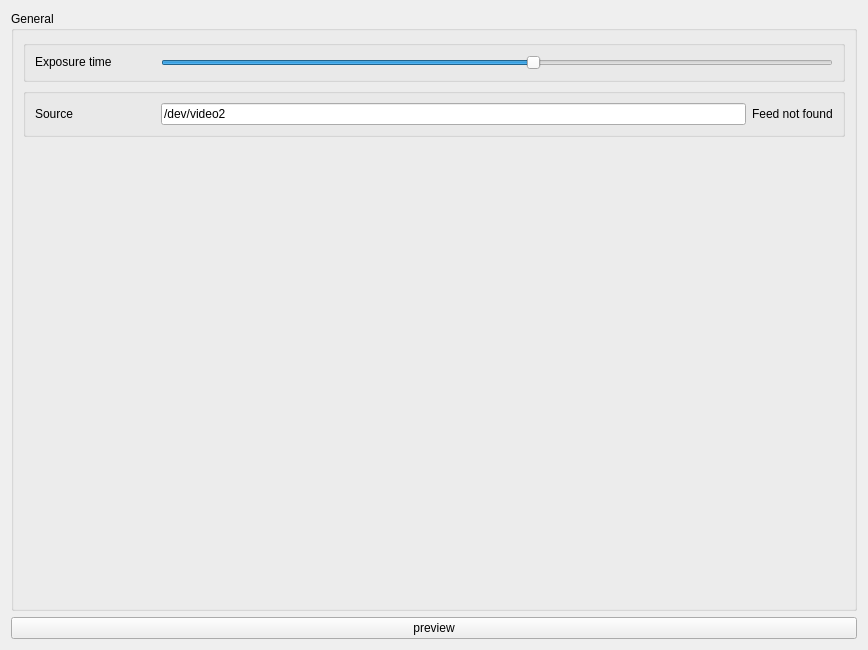
<?xml version="1.0" encoding="UTF-8"?>
<ui version="4.0">
 <class>Form</class>
 <widget class="QWidget" name="Form">
  <property name="geometry">
   <rect>
    <x>0</x>
    <y>0</y>
    <width>868</width>
    <height>650</height>
   </rect>
  </property>
  <property name="sizePolicy">
   <sizepolicy hsizetype="Expanding" vsizetype="Expanding">
    <horstretch>0</horstretch>
    <verstretch>0</verstretch>
   </sizepolicy>
  </property>
  <property name="windowTitle">
   <string>Venus USB2.0 camera settings</string>
  </property>
  <layout class="QGridLayout" name="gridLayout">
   <item row="1" column="0">
    <widget class="QPushButton" name="previewButton">
     <property name="text">
      <string>preview</string>
     </property>
    </widget>
   </item>
   <item row="0" column="0">
    <widget class="QGroupBox" name="groupBox_general">
     <property name="title">
      <string>General</string>
     </property>
     <layout class="QVBoxLayout" name="verticalLayout">
      <item>
       <widget class="QGroupBox" name="exposureBox">
        <property name="title">
         <string/>
        </property>
        <layout class="QHBoxLayout" name="horizontalLayout_2">
         <item>
          <widget class="QLabel" name="label_Channel">
           <property name="sizePolicy">
            <sizepolicy hsizetype="Fixed" vsizetype="Fixed">
             <horstretch>0</horstretch>
             <verstretch>0</verstretch>
            </sizepolicy>
           </property>
           <property name="minimumSize">
            <size>
             <width>120</width>
             <height>0</height>
            </size>
           </property>
           <property name="text">
            <string>Exposure time</string>
           </property>
          </widget>
         </item>
         <item>
          <widget class="QSlider" name="horizontalSlider">
           <property name="maximum">
            <number>9</number>
           </property>
           <property name="pageStep">
            <number>1</number>
           </property>
           <property name="value">
            <number>5</number>
           </property>
           <property name="sliderPosition">
            <number>5</number>
           </property>
           <property name="orientation">
            <enum>Qt::Horizontal</enum>
           </property>
          </widget>
         </item>
        </layout>
       </widget>
      </item>
      <item>
       <widget class="QGroupBox" name="sourceBox">
        <property name="title">
         <string/>
        </property>
        <layout class="QHBoxLayout" name="horizontalLayout">
         <item>
          <widget class="QLabel" name="sourceLabel">
           <property name="sizePolicy">
            <sizepolicy hsizetype="Fixed" vsizetype="Fixed">
             <horstretch>0</horstretch>
             <verstretch>0</verstretch>
            </sizepolicy>
           </property>
           <property name="minimumSize">
            <size>
             <width>120</width>
             <height>0</height>
            </size>
           </property>
           <property name="text">
            <string>Source</string>
           </property>
          </widget>
         </item>
         <item>
          <widget class="QLineEdit" name="sourceInput">
           <property name="text">
            <string>/dev/video2</string>
           </property>
          </widget>
         </item>
         <item>
          <widget class="QLabel" name="warnLabel">
           <property name="text">
            <string>Feed not found</string>
           </property>
           <property name="textFormat">
            <enum>Qt::AutoText</enum>
           </property>
           <property name="textInteractionFlags">
            <set>Qt::NoTextInteraction</set>
           </property>
          </widget>
         </item>
        </layout>
       </widget>
      </item>
      <item>
       <spacer name="verticalSpacer">
        <property name="orientation">
         <enum>Qt::Vertical</enum>
        </property>
        <property name="sizeHint" stdset="0">
         <size>
          <width>20</width>
          <height>40</height>
         </size>
        </property>
       </spacer>
      </item>
     </layout>
    </widget>
   </item>
  </layout>
 </widget>
 <resources/>
 <connections/>
</ui>
